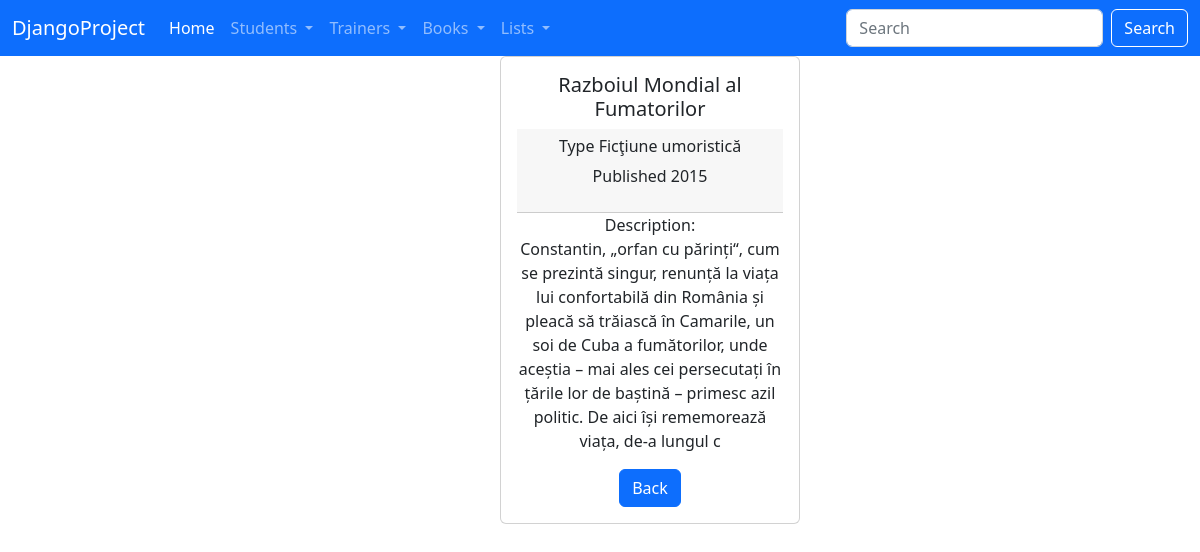
Screenshot of /detail_book/1/ with the database file from the repository.
### book/models.py (models this page shows)
class Book(models.Model):
    book_name = models.CharField(max_length=45)
    author_first_name = models.CharField(max_length=30)
    author_last_name = models.CharField(max_length=30)
    book_year = models.CharField(max_length=4)
    book_type = models.CharField(max_length=30)
    book_rating = models.DecimalField(max_digits=4, decimal_places=2)
    book_available = models.BooleanField(default=True)
    book_quantity = models.IntegerField()
    book_description = models.TextField(max_length=300)
    created_at = models.DateTimeField(auto_now_add=True)
    updated_at = models.DateTimeField(auto_now=True)
    def __str__(self):
        return f"{self.book_name}-{self.author_first_name} {self.author_last_name}"

### book/views.py (the view)
# urls.py: path('detail_book/<int:pk>/', views.BookDetailView.as_view(), name='detail-book'),
class BookDetailView(DetailView):
    template_name = 'book/detail_book.html'
    model = Book

### templates/book/detail_book.html (shortened to what this page needs)
{% extends 'base.html' %}
{% block content %}
    <div class="col-md-3 offset-md-5">
        <div class="card text-center">
            <div class="card-body">
                <h5 class="card-title">{{ book.book_name }}</h5>
                <div class="card-header">
                    <h6> Type {{ book.book_type }} </h6>
                    <p> Published {{ book.book_year }}</p>
                </div>
                <p class="card-text">Description:<br>
                    {{ book.book_description }}</p>
                <a href="{% url 'list-of-books' %}" class="btn btn-primary">Back</a>
            </div>
        </div>
    </div>
{% endblock %}

### rows the page displays
Book: book_name "Razboiul Mondial al Fumatorilor", book_type "Ficţiune umoristică", book_year "2015", book_description "Constantin, „orfan cu părinți“, cum se prezintă singur, renunță la viața lui confortabilă din România și pleacă să trăiască în Camarile, un soi de Cuba a fumătorilor, unde aceștia – mai ales cei persecutați în țările lor de baștină – primesc azil politic. De aici își rememorează viața, de-a lungul c"
